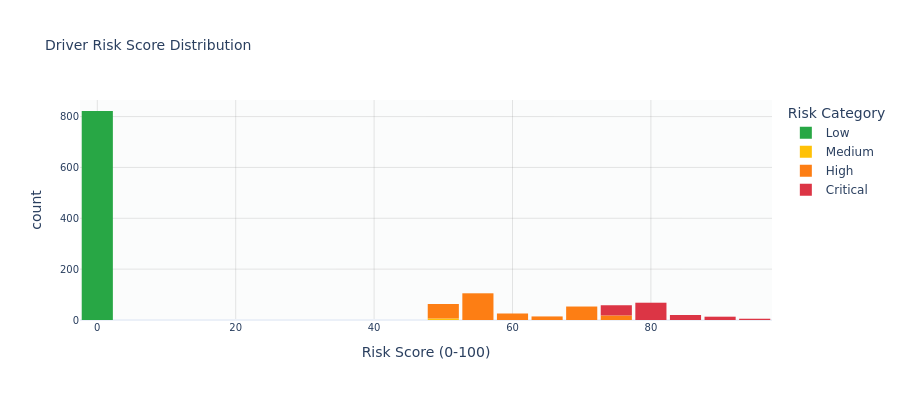

The notebook cell saved with this chart:
### Code cell
# Driver risk distribution
fig = px.histogram(
    driver_risk,
    x='risk_score',
    color='risk_category',
    nbins=20,
    title='Driver Risk Score Distribution',
    labels={
        'risk_score': get_label('risk_score'), 
        'risk_category': 'Risk Category',
        'count': 'Number of Drivers'
    },
    color_discrete_map=PROJECT_THEME['risk_colors'],
    category_orders={'risk_category': PROJECT_THEME['risk_order_asc']}
)
fig.update_layout(height=400, bargap=0.1)
fig = apply_project_theme(fig)
fig.show()

### Figure 1 — Plotly figure (JSON) as saved in the notebook; plotly's stock layout.template omitted (floating-point values rounded to 4 significant figures; data arrays with more than 128 entries replaced by an {"elided": "..."} marker saying what was removed)
{"data": [{"bingroup": "x", "hovertemplate": "Risk Category=Low<br>Risk Score (0-100)=%{x}<br>count=%{y}<extra></extra>", "legendgroup": "Low", "marker": {"color": "#28A745", "pattern": {"shape": ""}}, "name": "Low", "nbinsx": 20, "orientation": "v", "showlegend": true, "type": "histogram", "x": {"elided": "822 float values"}, "xaxis": "x", "yaxis": "y"}, {"bingroup": "x", "hovertemplate": "Risk Category=Medium<br>Risk Score (0-100)=%{x}<br>count=%{y}<extra></extra>", "legendgroup": "Medium", "marker": {"color": "#FFC107", "pattern": {"shape": ""}}, "name": "Medium", "nbinsx": 20, "orientation": "v", "showlegend": true, "type": "histogram", "x": [49.61, 49.54, 49.92, 49.4, 49.99, 49.4], "xaxis": "x", "yaxis": "y"}, {"bingroup": "x", "hovertemplate": "Risk Category=High<br>Risk Score (0-100)=%{x}<br>count=%{y}<extra></extra>", "legendgroup": "High", "marker": {"color": "#FD7E14", "pattern": {"shape": ""}}, "name": "High", "nbinsx": 20, "orientation": "v", "showlegend": true, "type": "histogram", "x": {"elided": "273 float values"}, "xaxis": "x", "yaxis": "y"}, {"bingroup": "x", "hovertemplate": "Risk Category=Critical<br>Risk Score (0-100)=%{x}<br>count=%{y}<extra></extra>", "legendgroup": "Critical", "marker": {"color": "#DC3545", "pattern": {"shape": ""}}, "name": "Critical", "nbinsx": 20, "orientation": "v", "showlegend": true, "type": "histogram", "x": {"elided": "146 float values"}, "xaxis": "x", "yaxis": "y"}], "layout": {"bargap": 0.1, "barmode": "relative", "font": {"family": "DejaVu Sans, Arial, sans-serif", "size": 12}, "height": 400, "hoverlabel": {"bgcolor": "white", "font": {"family": "DejaVu Sans, Arial, sans-serif", "size": 10}}, "legend": {"title": {"text": "Risk Category"}, "tracegroupgap": 0}, "paper_bgcolor": "white", "plot_bgcolor": "rgba(248, 249, 250, 0.5)", "title": {"font": {"size": 14}, "text": "Driver Risk Score Distribution"}, "xaxis": {"anchor": "y", "domain": [0, 1], "gridcolor": "rgba(128, 128, 128, 0.2)", "gridwidth": 1, "showgrid": true, "tickfont": {"size": 10}, "title": {"text": "Risk Score (0-100)"}}, "yaxis": {"anchor": "x", "domain": [0, 1], "gridcolor": "rgba(128, 128, 128, 0.2)", "gridwidth": 1, "showgrid": true, "tickfont": {"size": 10}, "title": {"text": "count"}}}}
